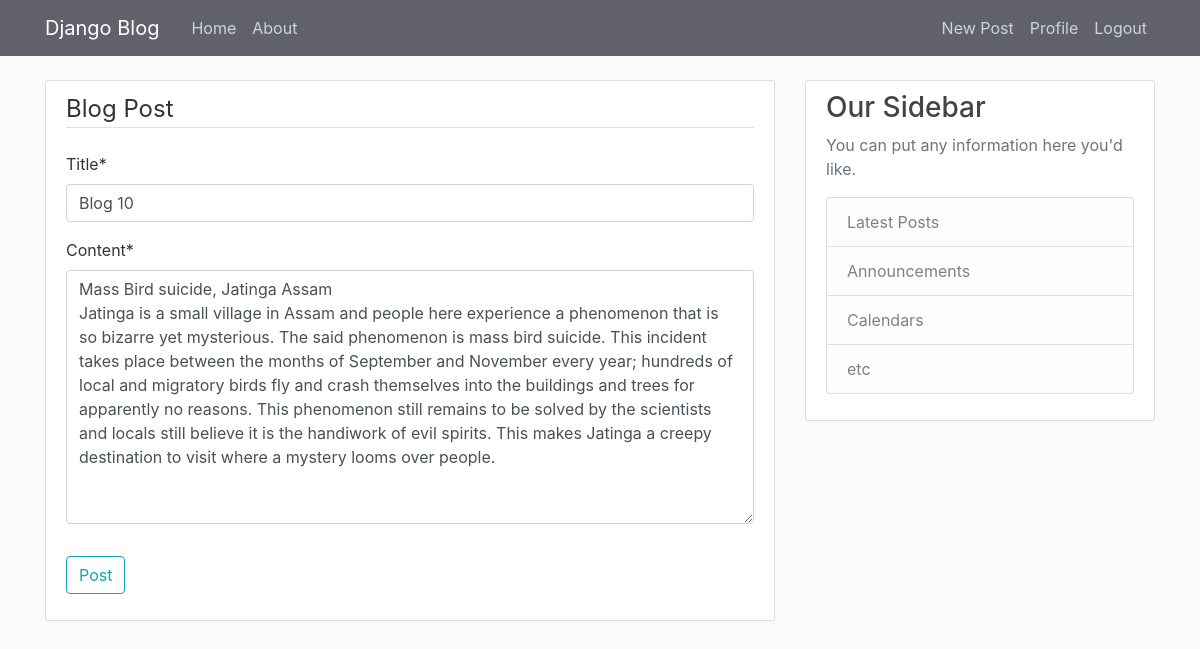
The app's page /post/11/update/ (signed in) with its own data.
### blog/models.py (models this page shows, shortened)
class Post(models.Model):
    title=models.CharField(max_length=100)
    content=models.TextField()
    date=models.DateTimeField(default=timezone.now)
    author=models.ForeignKey(User, on_delete=models.CASCADE)

### blog/views.py (the view, shortened to what this page needs)
# urls.py: path('post/<int:pk>/update/', PostUpdateView.as_view(),name='post-update'),
class PostUpdateView(LoginRequiredMixin,UserPassesTestMixin,UpdateView):
    model = Post
    fields = ['title','content']
    def test_func(self):
        post = self.get_object()
        if self.request.user == post.author:
            return True
        return False

### blog/templates/blog/post_form.html (shortened to what this page needs)
{% extends 'blog/base.html' %}
{% load crispy_forms_tags %}
{% block content %}
<div class="content-section">
    <form method="POST">
        <fieldset class="form-group">
            <legend class="border-bottom mb-4">Blog Post</legend>
            {{ form|crispy }}
        </fieldset>
        <div class="form-group">
            <button class="btn btn-outline-info" type="submit">Post</button>
        </div>
    </form>
</div>
{% endblock content %}

### blog/static/blog/main.css (style rules this page uses)
body { background: #fafafa; color: #333333; margin-top: 5rem; }
.content-section { background: #ffffff; padding: 10px 20px; border: 1px solid #dddddd; border-radius: 3px; margin-bottom: 20px; }

### records on screen
Post: title "Blog 10", content "Mass Bird suicide, Jatinga Assam Jatinga is a small village in Assam and people here experience a phenomenon that is so bizarre yet mysterious. The said phenomenon is mass bird suicide. This incident takes place between the months of September and November every year; hundreds of local and migratory birds fly and crash themselves into the buildings and trees for apparently no reasons. This phenomenon still remains to be solved by the scientists and locals still believe it is the handiwork of evil spirits. This makes Jatinga a creepy destination to visit where a mystery looms over people."
